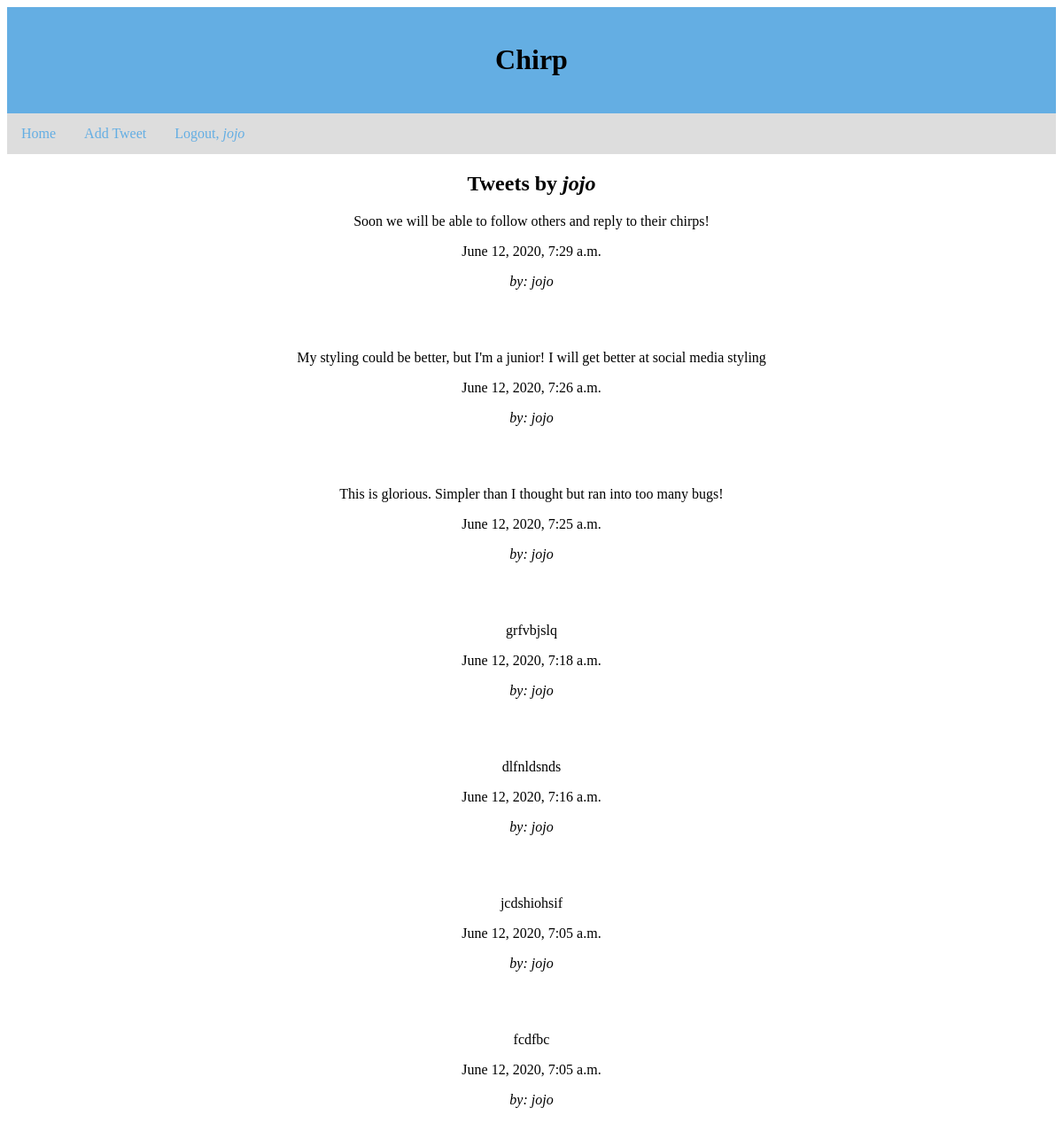
The app's page /home/ (signed in) with its own data.
### posts/models.py (models this page shows, shortened)
class Post(models.Model):
    text = models.CharField(max_length=200)
    date_published = models.DateTimeField(auto_now_add=True)
    author = models.ForeignKey('auth.User', on_delete=models.CASCADE)
    class Meta:
        ordering = ['-date_published']

### posts/views.py (the view)
# urls.py: path('home/', views.TweetListView.as_view(), name='home'),
class TweetListView(generic.ListView):
    model = Post
    template_name = 'home.html'

### templates/home.html
{% extends "base.html" %}
{% block content %}
<body>
    <div>
        {% if user.is_authenticated %}
        <div class="body">
            <h2>Tweets by <em>{{ user.username }}</em></h2>
            {% for post in object_list %}
                <p>{{ post.text }}</p>
                <p>{{ post.date_published }}</p>
                <p><em>by: {{ post.author.username }}</em></p>
                <br><br>
            {% endfor %}
        </div>
        {% else %}
        <h2>Welcome</h2>
        <p>You are not logged in. Please <strong><a href="{% url 'users:login' %}">login</a></strong> or <strong><a href="{% url 'users:signup' %}">sign up</a></strong>.</p>
        {% endif %}
    </div>
</body>
{% endblock %}

### templates/base.html (shortened to what this page needs)
{% load static %}
<!DOCTYPE html>
<html>
<head>
    <link rel="stylesheet" href="{% static 'styles.css' %}">
</head>
<body>
    <div class="header">
        <h1 class="app-name">Chirp</h1>
    </div>
    <ul class="nav-top">
        <li><a href="{% url 'posts:home' %}">Home</a></li>
        {% if user.is_authenticated %}
        <li><a href="{% url 'posts:add-tweet' %}">Add Tweet</a></li>
        <li><a href="{% url 'users:logout' %}">Logout, <em>{{ user.username }}</em></a></li>
        {% endif %}
    </ul>
	{% block content %}
	{% endblock content %}
</body>
</html>

### static/styles.css (style rules this page uses)
.body { text-align: center; }
.header { padding: 20px; background: #64aee3; text-align: center; }
.nav-top { list-style-type: none; margin: 0; padding: 0; overflow: hidden; background-color: #dddddd; }
.nav-top li { float: left; }
a { text-decoration: none; color: blue; }
li a { display: block; color: #64aee3; text-align: center; padding: 14px 16px; }

### records on screen
Post: text "Soon we will be able to follow others and reply to their chirps!", date_published "June 12, 2020, 7:29 a.m.", author.username "jojo"
Post: text "My styling could be better, but I'm a junior! I will get better at social media styling", date_published "June 12, 2020, 7:26 a.m.", author.username "jojo"
Post: text "This is glorious. Simpler than I thought but ran into too many bugs!", date_published "June 12, 2020, 7:25 a.m.", author.username "jojo"
Post: text "grfvbjslq", date_published "June 12, 2020, 7:18 a.m.", author.username "jojo"
Post: text "dlfnldsnds", date_published "June 12, 2020, 7:16 a.m.", author.username "jojo"
Post: text "jcdshiohsif", date_published "June 12, 2020, 7:05 a.m.", author.username "jojo"
Post: text "fcdfbc", date_published "June 12, 2020, 7:05 a.m.", author.username "jojo"

### other values on screen
{{ user.username }} "jojo"
